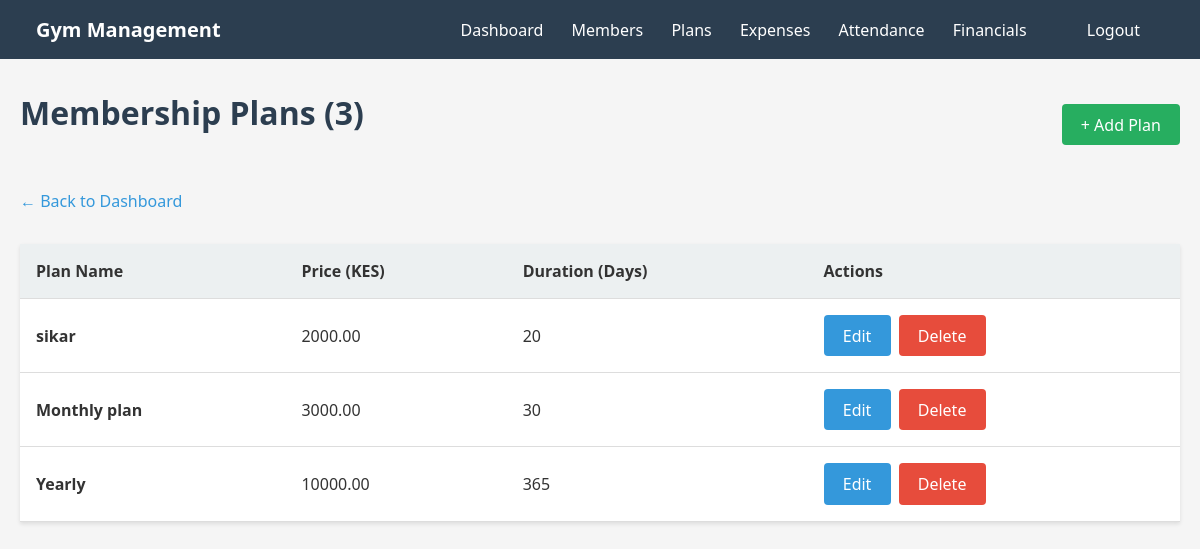
/plans/ (signed in), run on an earlier commit of the app's database.
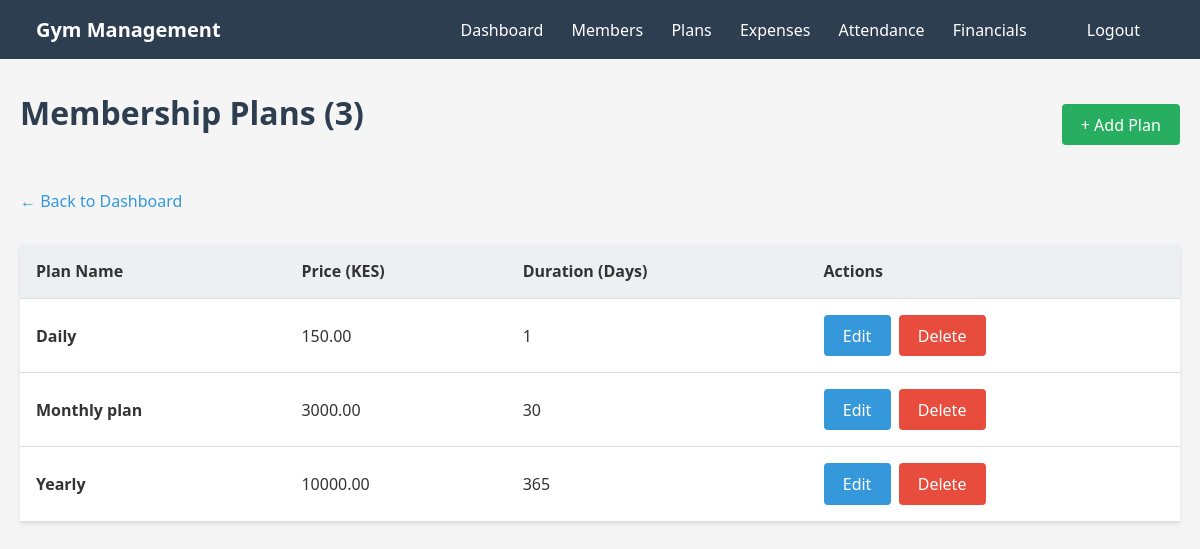
And on a later commit of the database.
### base/gym/models.py (models this page shows, shortened)
class MembershipPlan(models.Model):
    name = models.CharField(max_length=60)
    price = models.DecimalField(max_digits=10, decimal_places=2)
    duration_days = models.PositiveIntegerField()

### base/gym/views/plans.py (the view)
# urls.py: path("plans/", views.plan_list, name="plan_list"),
@login_required
def plan_list(request):
    plans = MembershipPlan.objects.all().order_by("price")
    return render(request, "gym/plan_list.html", {"plans": plans})

### base/templates/gym/plan_list.html (shortened to what this page needs)
{% extends 'gym/base.html' %}
{% block content %}
<div style="display: flex; justify-content: space-between; align-items: center; margin-bottom: 2rem;">
    <h1>Membership Plans ({{ plans.count }})</h1>
    <a href="{% url 'plan_create' %}" class="btn btn-success">+ Add Plan</a>
</div>
<a href="{% url 'dashboard' %}" class="back-link">← Back to Dashboard</a>
{% if plans %}
<table>
    <thead>
        <tr>
            <th>Plan Name</th>
            <th>Price (KES)</th>
            <th>Duration (Days)</th>
            <th>Actions</th>
        </tr>
    </thead>
    <tbody>
        {% for p in plans %}
        <tr>
            <td><strong>{{ p.name }}</strong></td>
            <td>{{ p.price }}</td>
            <td>{{ p.duration_days }}</td>
            <td>
                <div class="actions">
                    <a href="{% url 'plan_edit' p.id %}" class="btn">Edit</a>
                    <a href="{% url 'plan_delete' p.id %}" class="btn btn-danger">Delete</a>
                </div>
            </td>
        </tr>
        {% endfor %}
    </tbody>
</table>
{% else %}
<div class="card">
    <p>No plans available yet. <a href="{% url 'plan_create' %}">Create the first plan</a></p>
</div>
{% endif %}
{% endblock %}

### base/templates/gym/base.html (shortened to what this page needs)
{% load static %}
<!DOCTYPE html>
<html lang="en">
<head>
</head>
<body>
    {% if user.is_authenticated %}
    <nav>
        <div class="container" style="display: flex; align-items: center; justify-content: space-between;">
            <div style="font-size: 1.25rem; font-weight: 700;">
                Gym Management
            </div>
            <div>
                <a href="{% url 'dashboard' %}">Dashboard</a>
                <a href="{% url 'member_list' %}">Members</a>
                <a href="{% url 'plan_list' %}">Plans</a>
                <a href="{% url 'expense_list' %}">Expenses</a>
                <a href="{% url 'attendance_report' %}">Attendance</a>
                <a href="{% url 'revenue_report' %}">Financials</a>
                <a href="{% url 'logout' %}" style="margin-left: 2rem;">Logout</a>
            </div>
        </div>
    </nav>
    {% endif %}
    <div class="container">
        {% block content %}{% endblock %}
    </div>
</body>
</html>

### base/templates/gym/base.html (style rules this page uses)
* { margin: 0; padding: 0; box-sizing: border-box; }
body { font-family: 'Segoe UI', Tahoma, Geneva, Verdana, sans-serif; background-color: #f5f5f5; color: #333; }
nav { background-color: #2c3e50; color: white; padding: 1rem; margin-bottom: 2rem; }
nav a { color: white; text-decoration: none; margin-right: 1.5rem; font-weight: 500; }
.container { max-width: 1200px; margin: 0 auto; padding: 0 20px; }
h1 { color: #2c3e50; margin-bottom: 1.5rem; }
.btn { display: inline-block; padding: 0.6rem 1.2rem; background-color: #3498db; color: white; text-decoration: none; border: none; border-radius: 4px; cursor: pointer; font-size: 1rem; transition: background-color 0.3s; }
.btn-danger { background-color: #e74c3c; }
.btn-success { background-color: #27ae60; }
table { width: 100%; border-collapse: collapse; margin: 1rem 0; background: white; box-shadow: 0 2px 4px rgba(0, 0, 0, 0.1); }
th, td { padding: 1rem; text-align: left; border-bottom: 1px solid #ddd; }
th { background-color: #ecf0f1; font-weight: 600; }
.actions { display: flex; gap: 0.5rem; flex-wrap: wrap; }
.back-link { display: inline-block; margin-bottom: 1rem; color: #3498db; text-decoration: none; }

What changed in the data, as far as the page shows it:
removed MembershipPlan: name "sikar", price "2000.00", duration_days "20"
added MembershipPlan: name "Daily", price "150.00", duration_days "1"
